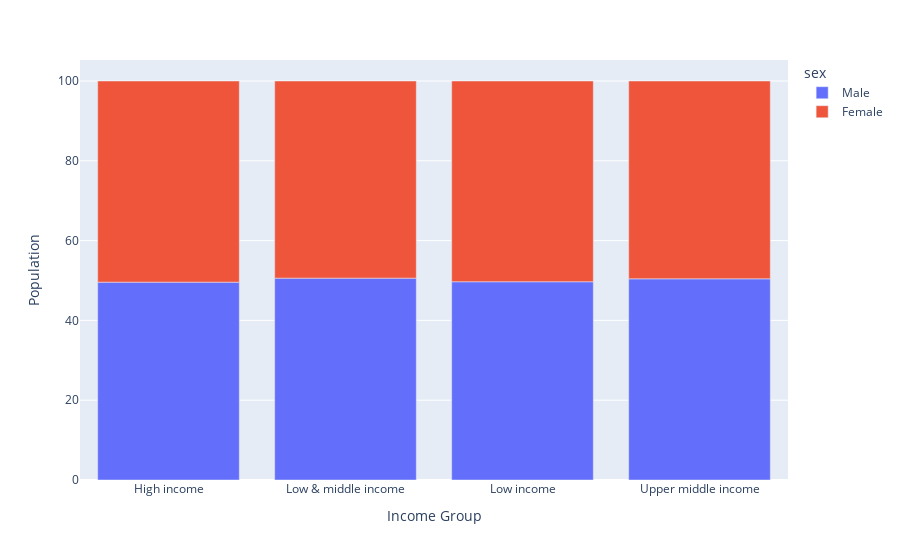

Notebook source saved alongside this figure:
### Code cell
%matplotlib inline
import plotly
import pandas as pd 
import plotly.express as px
import warnings
warnings.filterwarnings('ignore')

#Load Data
health_df = pd.read_csv('data.csv')
health_df = health_df.drop(health_df.index[14145:])
#Remove Unnamed Columns
health_df = health_df.loc[:, ~health_df.columns.str.contains('^Unnamed')]

#Remove unwanted columns from Start to 1994. Contains mostly Nan.
start_loc=health_df.columns.get_loc("Indicator Code")
end_loc=health_df.columns.get_loc("2010")
health_df.drop(health_df.iloc[:, start_loc:end_loc], axis=1, inplace=True)
health_df.drop(['2015','Country Code','2011','2012','2013','2014'], axis=1, inplace=True)
economy_df = health_df.loc[(health_df['Country Name'] == 'High income') |(health_df['Country Name'] == 'Upper middle income') |(health_df['Country Name'] == 'Low income') |(health_df['Country Name'] == 'Low & middle income') ]



#Subdiving dataframe and creating column sex for female
FAM_df = economy_df[(economy_df['Indicator Name']=='Population, female (% of total)')]
FAM_df['sex']='Female'
FAM_df.rename(columns={"2010":"Population"}, inplace=True)
#Subdiving dataframe and creating column sex for  Male
MAM_df = economy_df[(economy_df['Indicator Name']=='Population, male (% of total)')]
MAM_df['sex']='Male'
MAM_df.rename(columns={"2010": "Population"}, inplace=True)


data_merge = pd.concat([MAM_df,FAM_df], axis=0)
data_merge.drop(['Indicator Name'], axis=1, inplace=True)
data_merge.rename(columns={"Country Name": "Income Group"}, inplace=True)

fig = px.bar(data_merge, x="Income Group", y="Population", color='sex')
fig.show()

### Figure 1 — Plotly figure (JSON) as saved in the notebook; plotly's stock layout.template omitted (floating-point values rounded to 4 significant figures)
{"data": [{"alignmentgroup": "True", "hovertemplate": "sex=Male<br>Income Group=%{x}<br>Population=%{y}<extra></extra>", "legendgroup": "Male", "marker": {"color": "#636efa"}, "name": "Male", "offsetgroup": "Male", "orientation": "v", "showlegend": true, "textposition": "auto", "type": "bar", "x": ["High income", "Low & middle income", "Low income", "Upper middle income"], "xaxis": "x", "y": [49.58, 50.59, 49.69, 50.42], "yaxis": "y"}, {"alignmentgroup": "True", "hovertemplate": "sex=Female<br>Income Group=%{x}<br>Population=%{y}<extra></extra>", "legendgroup": "Female", "marker": {"color": "#EF553B"}, "name": "Female", "offsetgroup": "Female", "orientation": "v", "showlegend": true, "textposition": "auto", "type": "bar", "x": ["High income", "Low & middle income", "Low income", "Upper middle income"], "xaxis": "x", "y": [50.42, 49.41, 50.31, 49.58], "yaxis": "y"}], "layout": {"barmode": "relative", "legend": {"title": {"text": "sex"}, "tracegroupgap": 0}, "margin": {"t": 60}, "xaxis": {"anchor": "y", "domain": [0, 1], "title": {"text": "Income Group"}}, "yaxis": {"anchor": "x", "domain": [0, 1], "title": {"text": "Population"}}}}
